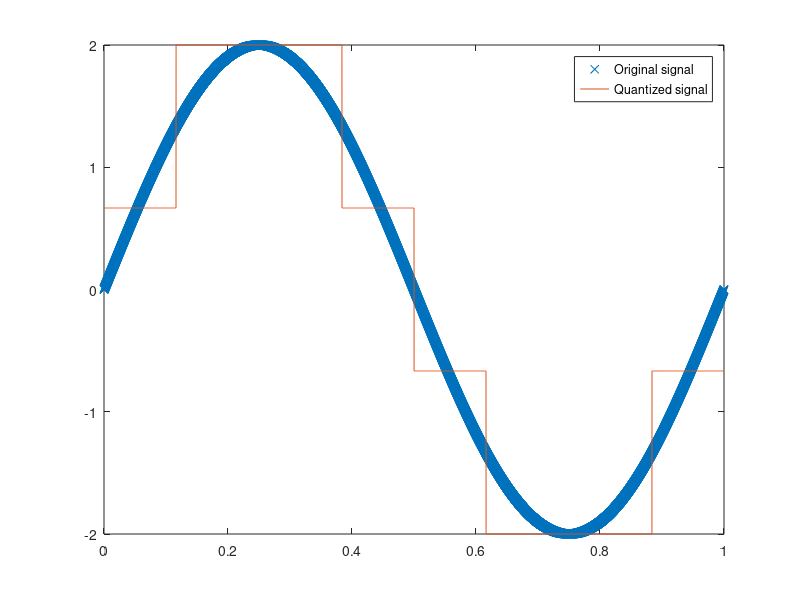

MATLAB code for this plot:
clc
close all
clear all

% x1 = a1*cos(2*pi*f1*t), x2 = a2*sin(2*pi*f2*t), x3 = a3*cos(2*pi*f3*t)
% signal_x = x1 + x2 + x3
% a1 = G + 1, a2 = F + 2, a3 = E + 3, f1 = E + 1, f2 = F + 2, f3 = G + 3.

% ID = 22-46013-1
% ID = AB-CDEFG-H

a1 = 4;
a2 = 3;
a3 = 3;

f1 = 1;
f2 = 3;
f3 = 6;






% Define number of samples to take 

fs = 8000;  

% Define signal 

t = 0: 1/fs: 1; 


x1 = a1*cos(2*pi*f1*t);
x2 = a2*cos(2*pi*f2*t);
x3 = a3*cos(2*pi*f3*t);

signal_x = x1 + x2 + x3; 

nx = length(t);                     % Total number of samples 



f = 1;                                  % Times at which to sample the sine function 
sig_x = 2*sin(2*pi*f*t);                % Original signal, a sine wave 

Xmax = max(sig_x);
Xmin = min(sig_x);

L = 4;
step = (Xmax - Xmin)/(L-1);
codebook = Xmin : step : Xmax;
partition = (Xmin + step/2) : step : (Xmax - step/2);


[index,quants] = quantiz(sig_x,partition, codebook);                % Quantize. 

figure 
plot(t,sig_x,'x',t,quants) 
legend('Original signal','Quantized signal'); 




